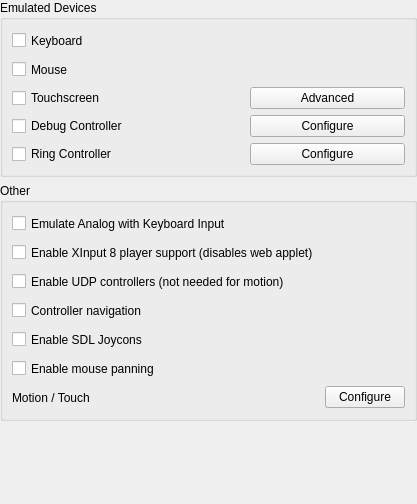
       <widget class="QWidget" name="rightInputAdvanced" native="true">
        <layout class="QVBoxLayout" name="rightLayout" stretch="1,1">
         <property name="spacing">
          <number>3</number>
         </property>
         <property name="leftMargin">
          <number>0</number>
         </property>
         <property name="topMargin">
          <number>0</number>
         </property>
         <property name="rightMargin">
          <number>0</number>
         </property>
         <property name="bottomMargin">
          <number>0</number>
         </property>
         <item>
          <widget class="QWidget" name="topRightInputAdvanced" native="true">
           <layout class="QVBoxLayout" name="verticalLayout">
            <property name="leftMargin">
             <number>0</number>
            </property>
            <property name="topMargin">
             <number>0</number>
            </property>
            <property name="rightMargin">
             <number>0</number>
            </property>
            <property name="bottomMargin">
             <number>0</number>
            </property>
            <item>
             <widget class="QGroupBox" name="emulatedDevicesGroupBox">
              <property name="title">
               <string>Emulated Devices</string>
              </property>
              <layout class="QGridLayout" name="emulatedDevicesGridLayout">
               <item row="0" column="0">
                <widget class="QCheckBox" name="keyboard_enabled">
                 <property name="minimumSize">
                  <size>
                   <width>0</width>
                   <height>23</height>
                  </size>
                 </property>
                 <property name="text">
                  <string>Keyboard</string>
                 </property>
                </widget>
               </item>
                <item row="1" column="0">
                  <widget class="QCheckBox" name="mouse_enabled">
                    <property name="minimumSize">
                      <size>
                        <width>0</width>
                        <height>23</height>
                      </size>
                    </property>
                    <property name="text">
                      <string>Mouse</string>
                    </property>
                  </widget>
                </item>
                <item row="2" column="0">
                  <widget class="QCheckBox" name="touchscreen_enabled">
                    <property name="text">
                      <string>Touchscreen</string>
                    </property>
                  </widget>
                </item>
               <item row="2" column="1">
                <spacer name="horizontalSpacer_8">
                 <property name="orientation">
                  <enum>Qt::Horizontal</enum>
                 </property>
                 <property name="sizeType">
                  <enum>QSizePolicy::Fixed</enum>
                 </property>
                 <property name="sizeHint" stdset="0">
                  <size>
                   <width>76</width>
                   <height>20</height>
                  </size>
                 </property>
                </spacer>
               </item>
                <item row="2" column="2">
                  <widget class="QPushButton" name="touchscreen_advanced">
                    <property name="text">
                      <string>Advanced</string>
                    </property>
                  </widget>
                </item>
               <item row="3" column="0">
                <widget class="QCheckBox" name="debug_enabled">
                 <property name="text">
                  <string>Debug Controller</string>
                 </property>
                </widget>
               </item>
               <item row="3" column="2">
                <widget class="QPushButton" name="debug_configure">
                 <property name="text">
                  <string>Configure</string>
                 </property>
                </widget>
               </item>
               <item row="4" column="0">
                <widget class="QCheckBox" name="enable_ring_controller">
                 <property name="text">
                  <string>Ring Controller</string>
                 </property>
                </widget>
               </item>
               <item row="4" column="2">
                <widget class="QPushButton" name="ring_controller_configure">
                 <property name="text">
                  <string>Configure</string>
                 </property>
                </widget>
               </item>
              </layout>
             </widget>
            </item>
             <item>
               <widget class="QGroupBox" name="otherGroupBox">
                 <property name="title">
                   <string>Other</string>
                 </property>
                 <layout class="QGridLayout" name="OtherGridLayout">
                   <item row="1" column="0">
                     <widget class="QCheckBox" name="emulate_analog_keyboard">
                       <property name="minimumSize">
                         <size>
                           <width>0</width>
                           <height>23</height>
                         </size>
                       </property>
                       <property name="text">
                         <string>Emulate Analog with Keyboard Input</string>
                       </property>
                     </widget>
                   </item>
                   <item row="2" column="0">
                     <widget class="QCheckBox" name="enable_raw_input">
                       <property name="toolTip">
                         <string>Requires restarting yuzu</string>
                       </property>
                       <property name="minimumSize">
                         <size>
                           <width>0</width>
                           <height>23</height>
                         </size>
                       </property>
                       <property name="text">
                         <string>Enable XInput 8 player support (disables web applet)</string>
                       </property>
                     </widget>
                   </item>
                   <item row="3" column="0">
                     <widget class="QCheckBox" name="enable_udp_controller">
                       <property name="minimumSize">
                         <size>
                           <width>0</width>
                           <height>23</height>
                         </size>
                       </property>
                       <property name="text">
                         <string>Enable UDP controllers (not needed for motion)</string>
                       </property>
                     </widget>
                   </item>
                   <item row="4" column="0">
                     <widget class="QCheckBox" name="controller_navigation">
                       <property name="minimumSize">
                         <size>
                           <width>0</width>
                           <height>23</height>
                         </size>
                       </property>
                       <property name="text">
                         <string>Controller navigation</string>
                       </property>
                     </widget>
                   </item>
                   <item row="5" column="0">
                     <widget class="QCheckBox" name="enable_sdl_joycons">
                       <property name="toolTip">
                         <string>Requires restarting yuzu</string>
                       </property>
                       <property name="minimumSize">
                         <size>
                           <width>0</width>
                           <height>23</height>
                         </size>
                       </property>
                       <property name="text">
                         <string>Enable SDL Joycons</string>
                       </property>
                     </widget>
                   </item>
                   <item row="6" column="0">
                     <widget class="QCheckBox" name="mouse_panning">
                       <property name="minimumSize">
                         <size>
                           <width>0</width>
                           <height>23</height>
                         </size>
                       </property>
                       <property name="text">
                         <string>Enable mouse panning</string>
                       </property>
                     </widget>
                   </item>
                   <item row="7" column="2">
                     <widget class="QSpinBox" name="mouse_panning_sensitivity">
                       <property name="toolTip">
                         <string>Mouse sensitivity</string>
                       </property>
                       <property name="alignment">
                         <set>Qt::AlignCenter</set>
                       </property>
                       <property name="suffix">
                         <string>%</string>
                       </property>
                       <property name="minimum">
                         <number>1</number>
                       </property>
                       <property name="maximum">
                         <number>100</number>
                       </property>
                       <property name="value">
                         <number>100</number>
                       </property>
                     </widget>
                   </item>
                   <item row="7" column="0">
                     <widget class="QLabel" name="motion_touch">
                       <property name="text">
                         <string>Motion / Touch</string>
                       </property>
                     </widget>
                   </item>
                   <item row="7" column="2">
                     <widget class="QPushButton" name="buttonMotionTouch">
                       <property name="text">
                         <string>Configure</string>
                       </property>
                     </widget>
                   </item>
                 </layout>
               </widget>
             </item>
            <item>
             <spacer name="verticalSpacer">
              <property name="orientation">
               <enum>Qt::Vertical</enum>
              </property>
              <property name="sizeHint" stdset="0">
               <size>
                <width>20</width>
                <height>40</height>
               </size>
              </property>
             </spacer>
            </item>
           </layout>
          </widget>
         </item>
         <item>
          <widget class="QWidget" name="bottomRightInputAdvanced" native="true">
           <layout class="QVBoxLayout" name="verticalLayout_2">
            <property name="leftMargin">
             <number>0</number>
            </property>
            <property name="topMargin">
             <number>0</number>
            </property>
            <property name="rightMargin">
             <number>0</number>
            </property>
            <property name="bottomMargin">
             <number>0</number>
            </property>
            <item>
             <spacer name="mainVerticalSpacer">
              <property name="orientation">
               <enum>Qt::Vertical</enum>
              </property>
              <property name="sizeHint" stdset="0">
               <size>
                <width>20</width>
                <height>40</height>
               </size>
              </property>
             </spacer>
            </item>
           </layout>
          </widget>
         </item>
        </layout>
       </widget>
